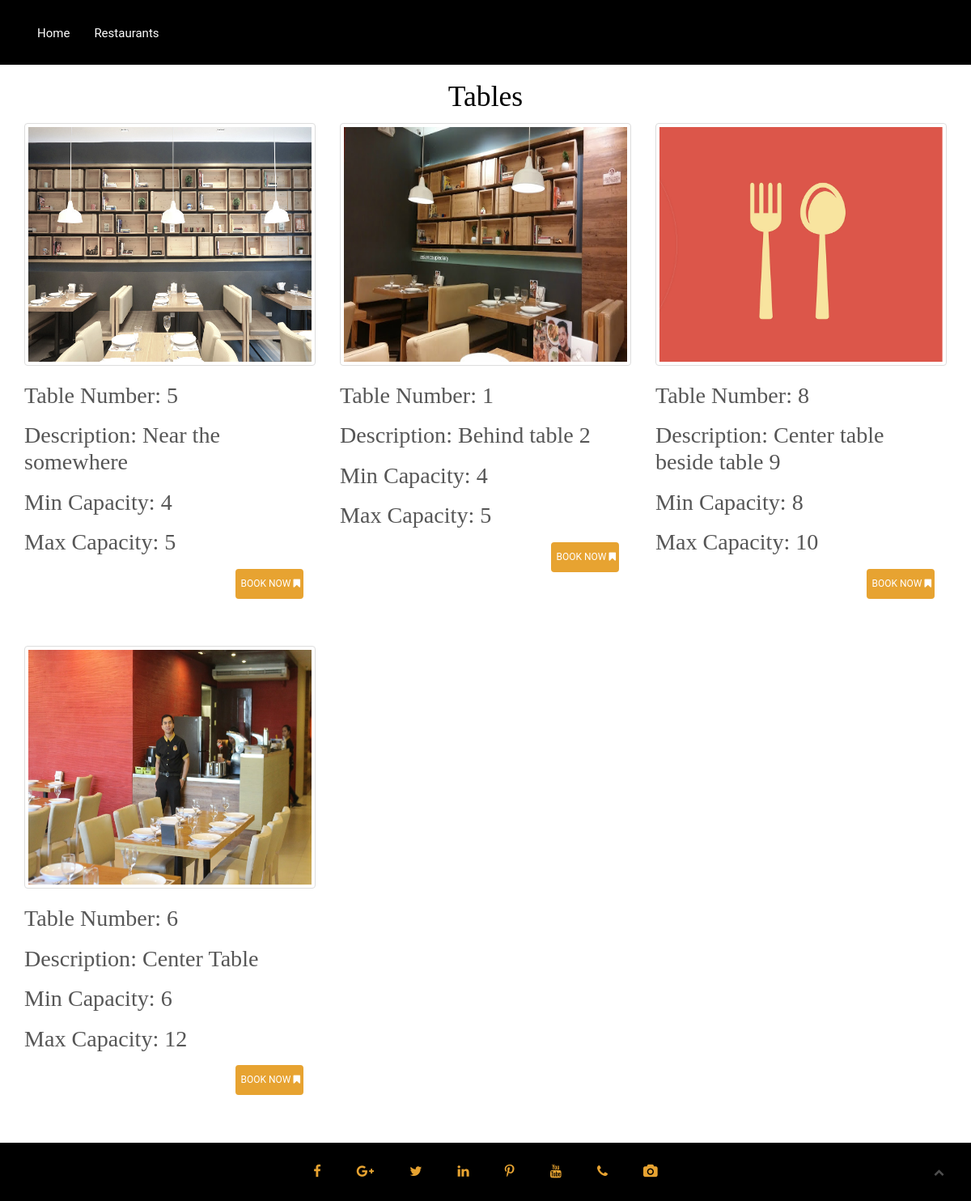
Screenshot of /View/Customer/tables.php?cid=1 (signed in) with the database file from the repository.
### tables this page shows
CREATE TABLE `tables` (
  `table_id` int(11) NOT NULL,
  `table_num` varchar(255) NOT NULL,
  `maxcapacity` varchar(255) NOT NULL,
  `mincapacity` varchar(255) NOT NULL,
  `area_desc` varchar(255) NOT NULL,
  `restaurant_id` int(11) NOT NULL,
  `image` varchar(255) NOT NULL,
  `status` int(11) NOT NULL DEFAULT '0'
);

CREATE TABLE `schedules` (
  `sched_id` int(11) NOT NULL,
  `restaurant_id` int(11) NOT NULL,
  `sched_sdate` varchar(255) NOT NULL,
  `sched_stime` varchar(255) NOT NULL,
  `sched_edate` varchar(255) NOT NULL,
  `sched_etime` varchar(255) NOT NULL,
  `status` varchar(255) NOT NULL DEFAULT '0',
  `created` timestamp NOT NULL DEFAULT CURRENT_TIMESTAMP,
  `schedule_number` int(255) NOT NULL
);

### Controller/dbconn.php (called while the page is built, shortened)
<?php
function con(){
	return new PDO("mysql:host=localhost;dbname=ktb2;", "root","");
}
		function getTables($data)
		{
			$db = con();
			$sql = "SELECT * FROM tables t, restaurants r where t.restaurant_id = r.restaurant_id AND t.restaurant_id = ?";
			$s = $db->prepare($sql);
			$s->execute($data);
			$tables = $s->fetchAll(PDO::FETCH_ASSOC);
			return $tables;
		}
?>

### View/Customer/tables.php (the view, shortened to what this page needs)
<?php
    include '../../Controller/dbconn.php';
    $Resid = $_GET['cid'];
?>
<!doctype html>
 <html class="no-js" lang="">
   <?php include('header.php');?>
<div class="container-fluid">
    <div class="row">
    <div class="col-lg-12" id="div0" >
           <center><h2 style="color: black;">Tables</h2></center>
     <?php $tables = getTables(array($Resid));
                 foreach($tables as $t){ ?>
                    <div class="col-sm-4 container" style="margin-bottom: 5%;">
                         <?php
                        $filename = '../../Image/'.$t['image'].'';
                        if($t['image'] == '' || !(file_exists($filename))){?>
                        <img src="../../Image/icon3.png" alt="blank" class="img-responsive thumbnail" style="width: 100%; height: 300px;">
                        <?php }else{ ?>
                        <img src="../../Image/<?php echo $t['image']?>" class="img-responsive thumbnail" style="width: 100%; height: 300px;">
                        <?php } ?>
                            <h4>Table Number: <?php echo $t['table_num']; ?></h4>
                            <h4>Description: <?php echo $t['area_desc']; ?></h4>
                            <h4>Min Capacity: <?php echo $t['mincapacity'];?></h4>
                            <h4>Max Capacity: <?php echo $t['maxcapacity'];?></h4>
                             <?php
                                          $con = con();
                                          $sql = "SELECT * FROM schedules WHERE restaurant_id = '$Resid' ORDER BY created DESC LIMIT 1";
                                          $stmt = $con->prepare($sql);
                                          $stmt->execute();
                                          $view = $stmt->fetchAll(PDO::FETCH_ASSOC);
                                          if(count($view) >= 0){
                                          foreach ($view as $rows) {
                                            if($rows['status'] == 1){ ?>
                                           <?php }
                                           if($t['status'] == 1){ ?>
                                              <a href="#" data-toggle="modal" data-target="#notAvails<?php echo $_GET['cid'];?>" class="btn btn-danger pull-right">&nbsp;Book Now&nbsp;<i class="fa fa-bookmark" aria-hidden="true"></i></a>
                                           <?php } else { ?>
                                          <a href="#" data-toggle="modal" data-target="#bookNow<?php echo $_GET['cid'];?>" class="btn btn-primary pull-right">&nbsp;Book Now&nbsp;<i class="fa fa-bookmark" aria-hidden="true"></i></a>
                                      <?php } } } ?>
                         </div>
                    <?php } ?>
        </div>
      </div>
    </div>
  <?php include('footer.php');?>
    </body>
</html>

### assets/css/style3.css (style rules this page uses)
.container { position: relative; }
html, body { background-color: white; font-size: 15px; color: #565656; padding: 0; margin-left: 0; margin-right: 0; font-family: 'roboto', sans-serif; overflow-x: hidden; }
img { -moz-user-select: none; -webkit-user-select: none; -ms-user-select: none; user-select: none; -webkit-user-drag: none; user-drag: none; }
a, a:hover, a:active, a:focus { text-decoration: none; outline: none; }
a, button, a span { -webkit-transition: 0.2s ease-in-out; -o-transition: 0.2s ease-in-out; transition: 0.2s ease-in-out; font-family: 'roboto', sans-serif; }
*, *:before, *:after { -webkit-box-sizing: border-box; -moz-box-sizing: border-box; box-sizing: border-box; }
img { max-width: 100%; }
h1, h2, h3 { font-family: 'Pacifico', cursive; font-weight: 300; margin: 0; color:#000000; }
h4, h5 { font-weight: 300; margin: 0; line-height: 2rem; font-family: 'Pacifico', cursive; }
h2 { font-weight: 300; margin-bottom: .9rem; font-size: 2.375rem; line-height: 2.5rem; }
h4 { font-size:1.875rem; line-height: 2.2rem; margin-bottom: 1.1rem; font-family: 'Pacifico', cursive; }
.btn { margin-right: 15px; border-radius: 0px; }
.btn-primary { padding: 8px 2px; font-size: 12px; color: #ffffff; margin-right: 15px; border-radius: 0px; }
.btn-primary { background-color: #E7A331; color: #ffffff; border: 2px solid #E7A331; text-transform: uppercase; border-radius:4px; }
.btn-primary:before, .btn-primary:after { background-color: #ffffff; }
.container-fluid { margin-top: 15px; }

### rows the page displays
tables: image (picture), table_num "5", area_desc "Near the somewhere", mincapacity "4", maxcapacity "5"
tables: image (picture), table_num "1", area_desc "Behind table 2", mincapacity "4", maxcapacity "5"
tables: table_num "8", area_desc "Center table beside table 9", mincapacity "8", maxcapacity "10"
tables: image (picture), table_num "6", area_desc "Center Table", mincapacity "6", maxcapacity "12"
